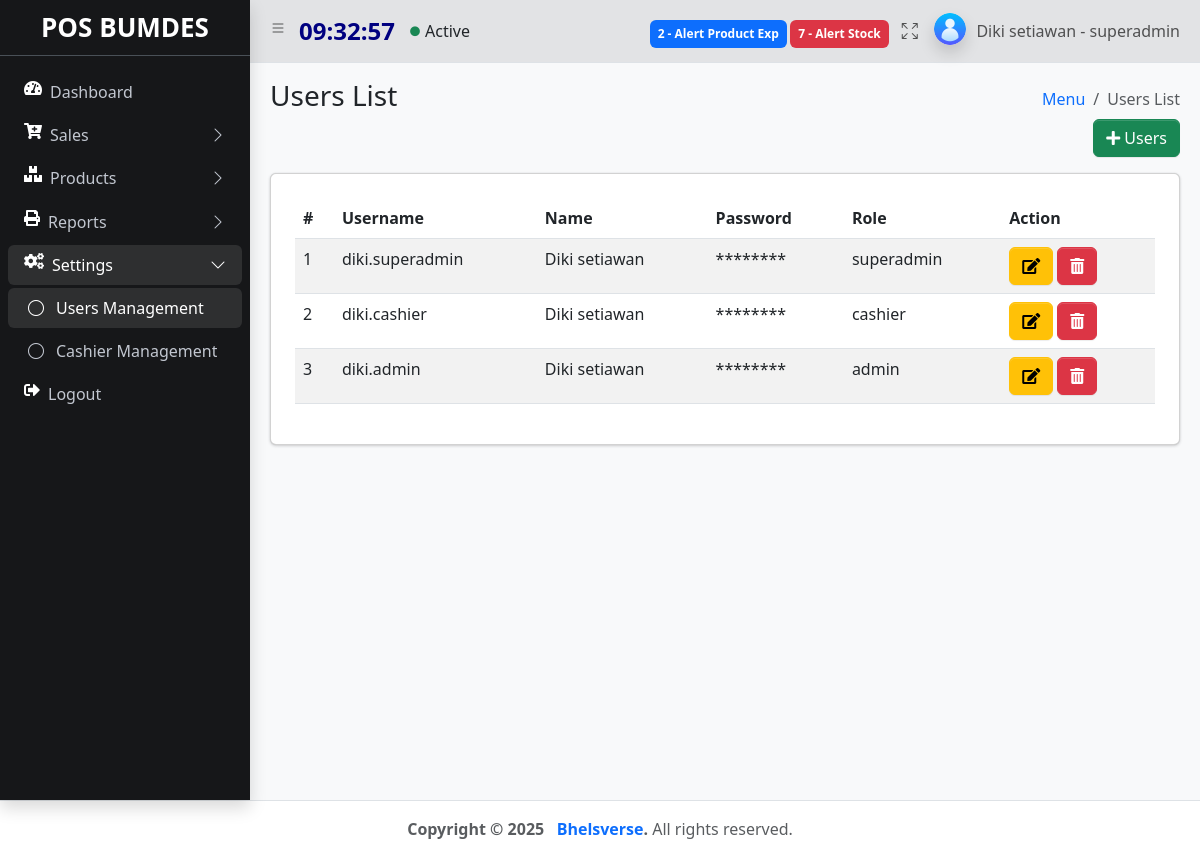
The app's page /index.php?&module=users&action=list (signed in) with its own data.
### tables this page shows
CREATE TABLE `products` (
  `id` int(11) NOT NULL,
  `id_produk` varchar(50) NOT NULL,
  `nama_produk` varchar(100) NOT NULL,
  `id_kategori` varchar(11) NOT NULL,
  `stok` int(9) NOT NULL,
  `satuan` varchar(50) NOT NULL,
  `harga` int(9) NOT NULL,
  `product_exp` date DEFAULT NULL,
  `diskonitem` int(11) NOT NULL,
  `create_at` timestamp NOT NULL DEFAULT current_timestamp(),
  `update_at` timestamp NOT NULL DEFAULT current_timestamp()
);

CREATE TABLE `users` (
  `id_user` int(11) NOT NULL,
  `username` varchar(50) NOT NULL,
  `password` varchar(277) NOT NULL,
  `nama` varchar(50) NOT NULL,
  `role` varchar(10) NOT NULL,
  `create_at` timestamp NOT NULL DEFAULT current_timestamp(),
  `update_at` timestamp NOT NULL DEFAULT current_timestamp()
);

CREATE TABLE `role` (
  `id_role` int(11) NOT NULL,
  `nama_role` text NOT NULL,
  `create_at` timestamp NOT NULL DEFAULT current_timestamp(),
  `update_at` timestamp NOT NULL DEFAULT current_timestamp()
);

### module/users/list.php (the view, shortened to what this page needs)
<?php
  $id_user = isset($_GET['id_user']) ? $_GET['id_user'] : false;
  mysqli_query($koneksi, "DELETE FROM users WHERE id_user='$id_user'");
  ?>
   <main class="app-main">
        <div class="app-content-header">
          <div class="container-fluid">
            <div class="row">
              <div class="col-sm-6"><h3 class="mb-0">Users List</h3></div>
              <div class="col-sm-6">
                <ol class="breadcrumb float-sm-end">
                  <li class="breadcrumb-item"><a href="#">Menu</a></li>
                  <li class="breadcrumb-item active" aria-current="page"> Users List</li>
                </ol>
              </div>
            </div>
            <div class="row">
            <div class="d-grid gap-2 d-md-flex justify-content-md-end">
            <button type="button" class="btn btn-success" data-bs-toggle="modal" data-bs-target="#users">
            <i class="fas fa-plus" style="color: #ffffff;"></i> Users
            </button>
              </div>
              </div>
              <div class="col mt-2">
                <div class="card  mt-3 p-4">
              <table id="example" class="table table-striped">
                    <thead>
                      <tr>
                        <th scope="col">#</th>
                        <th scope="col">Username</th>
                        <th scope="col">Name</th>
                        <th scope="col">Password</th>
                        <th scope="col">Role</th>
                        <th scope="col">Action</th>
                      </tr>
                    </thead>
                    <tbody>
                <?php
                $query = "SELECT users.id_user, users.username,users.nama, users.password, users.role, role.nama_role FROM users INNER JOIN role ON users.role = role.id_role ORDER BY id_user DESC";
                $result = mysqli_query($koneksi, $query);
                if($result->num_rows > 0){
                    $no=1;
                while ($row = mysqli_fetch_assoc($result)) {
                  echo "
                      <tr>
                        <td>$no</td>
                        <td>$row[username]</td>
                        <td>$row[nama]</td>
                        <td>********</td>
                        <td>$row[nama_role]</td>
                        <td> <a href='" . BASE_URL . "index.php?&module=users&action=form&id_user=$row[id_user]' type='button' class='btn btn-warning' ><i class='fas fa-edit'></i></a>
                        <a href='" . BASE_URL . "index.php?&module=users&action=list&id_user=$row[id_user]&notifdelete=success' class='btn btn-danger'><i class='fas fa-trash-alt'></i></a></td>
                      </tr>";
                      $no++;
                    };
                   }else{
                    echo '<div class="alert alert-danger alert-dismissible fade show" role="alert">
                    <strong>Data belum ada!</strong> Silahkan inputkan user terlebih dahulu.
                    <button type="button" class="btn-close" data-bs-dismiss="alert" aria-label="Close"></button>
                  </div>';
                   } ?>
                    </tbody>
                  </table>
                </div>
              </div>
            </div>
          </div>
        </div>

### records on screen
users: username "diki.superadmin", nama "Diki setiawan", role.nama_role "superadmin"
users: username "diki.cashier", nama "Diki setiawan", role.nama_role "cashier"
users: username "diki.admin", nama "Diki setiawan", role.nama_role "admin"

### other values on screen
$notifalertexp "2"
$notifalert "7"
$nama "Diki setiawan"
$role "superadmin"
